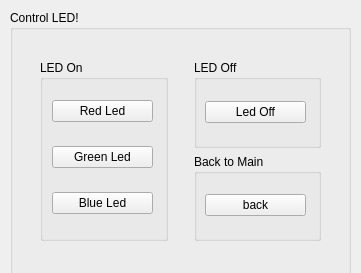
<?xml version="1.0" encoding="UTF-8"?>
<ui version="4.0">
 <class>Form</class>
 <widget class="QWidget" name="Form">
  <property name="geometry">
   <rect>
    <x>0</x>
    <y>0</y>
    <width>361</width>
    <height>273</height>
   </rect>
  </property>
  <property name="windowTitle">
   <string>Form</string>
  </property>
  <widget class="QGroupBox" name="groupBox_2">
   <property name="geometry">
    <rect>
     <x>10</x>
     <y>10</y>
     <width>341</width>
     <height>271</height>
    </rect>
   </property>
   <property name="title">
    <string>Control LED!</string>
   </property>
   <widget class="QWidget" name="horizontalLayoutWidget">
    <property name="geometry">
     <rect>
      <x>10</x>
      <y>30</y>
      <width>321</width>
      <height>221</height>
     </rect>
    </property>
    <layout class="QHBoxLayout" name="horizontalLayout">
     <property name="leftMargin">
      <number>10</number>
     </property>
     <property name="topMargin">
      <number>10</number>
     </property>
     <property name="rightMargin">
      <number>10</number>
     </property>
     <property name="bottomMargin">
      <number>10</number>
     </property>
     <item>
      <layout class="QVBoxLayout" name="verticalLayout_5">
       <property name="leftMargin">
        <number>10</number>
       </property>
       <property name="topMargin">
        <number>10</number>
       </property>
       <property name="rightMargin">
        <number>10</number>
       </property>
       <property name="bottomMargin">
        <number>10</number>
       </property>
       <item>
        <widget class="QGroupBox" name="groupBox">
         <property name="title">
          <string>LED On</string>
         </property>
         <widget class="QWidget" name="verticalLayoutWidget">
          <property name="geometry">
           <rect>
            <x>2</x>
            <y>22</y>
            <width>121</width>
            <height>151</height>
           </rect>
          </property>
          <layout class="QVBoxLayout" name="verticalLayout">
           <property name="leftMargin">
            <number>10</number>
           </property>
           <property name="rightMargin">
            <number>10</number>
           </property>
           <item>
            <widget class="QPushButton" name="btn_red">
             <property name="text">
              <string>Red Led</string>
             </property>
            </widget>
           </item>
           <item>
            <widget class="QPushButton" name="btn_green">
             <property name="text">
              <string>Green Led</string>
             </property>
            </widget>
           </item>
           <item>
            <widget class="QPushButton" name="btn_blue">
             <property name="text">
              <string>Blue Led</string>
             </property>
            </widget>
           </item>
          </layout>
         </widget>
        </widget>
       </item>
      </layout>
     </item>
     <item>
      <layout class="QVBoxLayout" name="verticalLayout_4">
       <property name="leftMargin">
        <number>10</number>
       </property>
       <property name="topMargin">
        <number>10</number>
       </property>
       <property name="rightMargin">
        <number>10</number>
       </property>
       <property name="bottomMargin">
        <number>10</number>
       </property>
       <item>
        <widget class="QGroupBox" name="groupBox_3">
         <property name="title">
          <string>LED Off</string>
         </property>
         <widget class="QWidget" name="verticalLayoutWidget_2">
          <property name="geometry">
           <rect>
            <x>1</x>
            <y>22</y>
            <width>121</width>
            <height>61</height>
           </rect>
          </property>
          <layout class="QVBoxLayout" name="verticalLayout_2">
           <property name="leftMargin">
            <number>10</number>
           </property>
           <property name="rightMargin">
            <number>10</number>
           </property>
           <item>
            <widget class="QPushButton" name="btn_off">
             <property name="text">
              <string>Led Off</string>
             </property>
            </widget>
           </item>
          </layout>
         </widget>
        </widget>
       </item>
       <item>
        <widget class="QGroupBox" name="groupBox_4">
         <property name="title">
          <string>Back to Main</string>
         </property>
         <widget class="QWidget" name="verticalLayoutWidget_3">
          <property name="geometry">
           <rect>
            <x>1</x>
            <y>21</y>
            <width>121</width>
            <height>61</height>
           </rect>
          </property>
          <layout class="QVBoxLayout" name="verticalLayout_3">
           <property name="leftMargin">
            <number>10</number>
           </property>
           <property name="rightMargin">
            <number>10</number>
           </property>
           <item>
            <widget class="QPushButton" name="btn_back">
             <property name="text">
              <string>back</string>
             </property>
            </widget>
           </item>
          </layout>
         </widget>
        </widget>
       </item>
      </layout>
     </item>
    </layout>
   </widget>
  </widget>
 </widget>
 <resources/>
 <connections/>
</ui>
